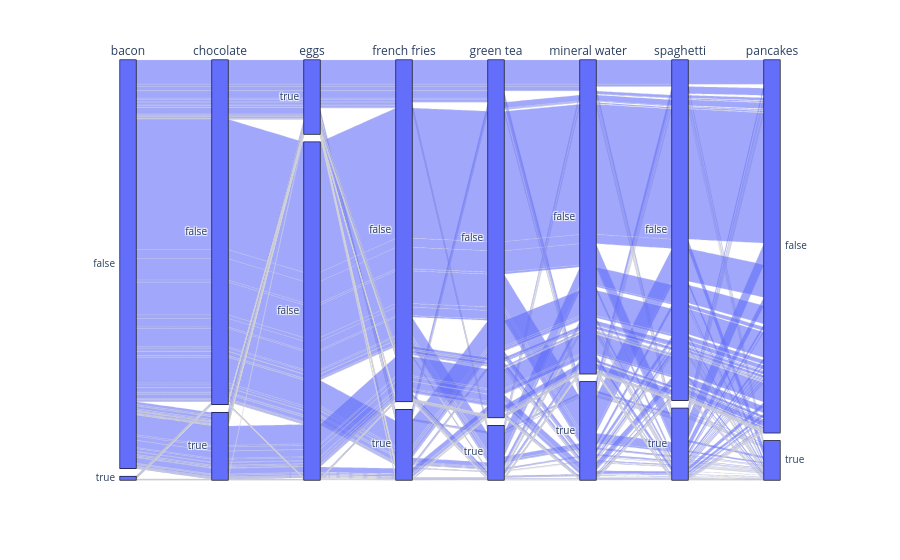

Notebook source saved alongside this figure:
### Code cell
import plotly.express as px
df = df[['bacon',  'chocolate',  'eggs',  'french fries',  'green tea',  'mineral water',  'spaghetti',  'pancakes']]

fig = px.parallel_categories(df)

fig.show()

### Figure 1 — Plotly figure (JSON) as saved in the notebook; plotly's stock layout.template omitted (floating-point values rounded to 4 significant figures; data arrays with more than 128 entries replaced by an {"elided": "..."} marker saying what was removed)
{"data": [{"dimensions": [{"label": "bacon", "values": {"elided": "7500 bool values"}}, {"label": "chocolate", "values": {"elided": "7500 bool values"}}, {"label": "eggs", "values": {"elided": "7500 bool values"}}, {"label": "french fries", "values": {"elided": "7500 bool values"}}, {"label": "green tea", "values": {"elided": "7500 bool values"}}, {"label": "mineral water", "values": {"elided": "7500 bool values"}}, {"label": "spaghetti", "values": {"elided": "7500 bool values"}}, {"label": "pancakes", "values": {"elided": "7500 bool values"}}], "domain": {"x": [0, 1], "y": [0, 1]}, "name": "", "type": "parcats"}], "layout": {"legend": {"tracegroupgap": 0}, "margin": {"t": 60}}}
